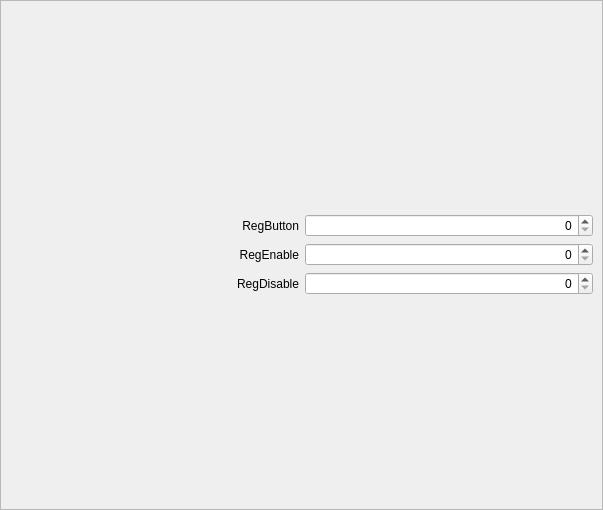
<?xml version="1.0" encoding="UTF-8"?>
<ui version="4.0">
 <class>vpReg</class>
 <widget class="QWidget" name="vpReg">
  <property name="geometry">
   <rect>
    <x>0</x>
    <y>0</y>
    <width>603</width>
    <height>510</height>
   </rect>
  </property>
  <property name="windowTitle">
   <string>Form</string>
  </property>
  <layout class="QVBoxLayout" name="verticalLayout">
   <property name="spacing">
    <number>0</number>
   </property>
   <property name="leftMargin">
    <number>0</number>
   </property>
   <property name="topMargin">
    <number>0</number>
   </property>
   <property name="rightMargin">
    <number>0</number>
   </property>
   <property name="bottomMargin">
    <number>0</number>
   </property>
   <item>
    <widget class="QFrame" name="frame">
     <property name="frameShape">
      <enum>QFrame::StyledPanel</enum>
     </property>
     <property name="frameShadow">
      <enum>QFrame::Raised</enum>
     </property>
     <layout class="QVBoxLayout" name="verticalLayout_2">
      <item>
       <layout class="QGridLayout" name="bitLayout"/>
      </item>
      <item>
       <layout class="QGridLayout" name="gridLayout">
        <item row="0" column="1">
         <widget class="QSpinBox" name="sbRegButton">
          <property name="alignment">
           <set>Qt::AlignRight|Qt::AlignTrailing|Qt::AlignVCenter</set>
          </property>
          <property name="maximum">
           <number>99</number>
          </property>
          <property name="displayIntegerBase">
           <number>16</number>
          </property>
         </widget>
        </item>
        <item row="0" column="0">
         <widget class="QLabel" name="lRegButton">
          <property name="text">
           <string>RegButton</string>
          </property>
          <property name="alignment">
           <set>Qt::AlignRight|Qt::AlignTrailing|Qt::AlignVCenter</set>
          </property>
         </widget>
        </item>
        <item row="1" column="1">
         <widget class="QSpinBox" name="sbRegEnable">
          <property name="alignment">
           <set>Qt::AlignRight|Qt::AlignTrailing|Qt::AlignVCenter</set>
          </property>
         </widget>
        </item>
        <item row="1" column="0">
         <widget class="QLabel" name="lRegEnable">
          <property name="text">
           <string>RegEnable</string>
          </property>
          <property name="alignment">
           <set>Qt::AlignRight|Qt::AlignTrailing|Qt::AlignVCenter</set>
          </property>
         </widget>
        </item>
        <item row="2" column="0">
         <widget class="QLabel" name="lRegDisable">
          <property name="text">
           <string>RegDisable</string>
          </property>
          <property name="alignment">
           <set>Qt::AlignRight|Qt::AlignTrailing|Qt::AlignVCenter</set>
          </property>
         </widget>
        </item>
        <item row="2" column="1">
         <widget class="QSpinBox" name="sbRegDisable">
          <property name="alignment">
           <set>Qt::AlignRight|Qt::AlignTrailing|Qt::AlignVCenter</set>
          </property>
         </widget>
        </item>
       </layout>
      </item>
     </layout>
    </widget>
   </item>
  </layout>
 </widget>
 <resources/>
 <connections/>
</ui>
